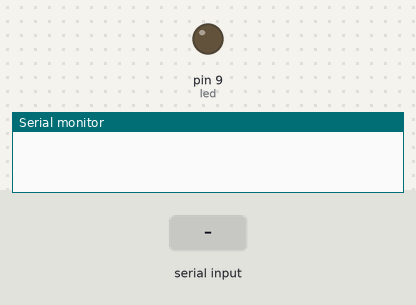
Recording of a sketch running on a simulated Arduino Uno, built with avr-gcc and run on an emulated ATmega328P. Parts: output pins drawn as LEDs (lit = HIGH), the last lines printed to the serial monitor. Inputs (shaded band) come from the test bench.

Above: at 1.2 s.
1.3 s: "1" received over the second serial link
At 1.7 s:
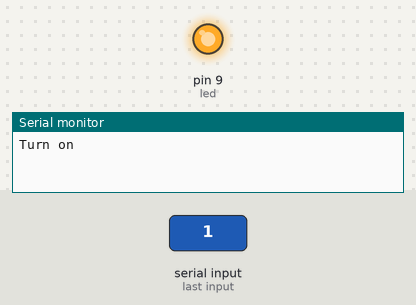
2.8 s: "0" received over the second serial link
At 4.1 s:
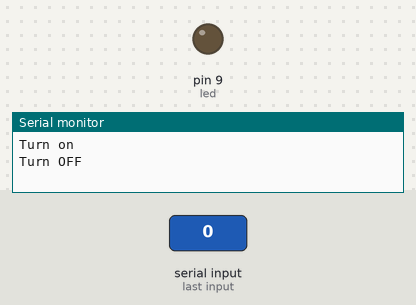
Timing chart, 0 to 5.8 s (numbered marks = the images above; inputs shaded):
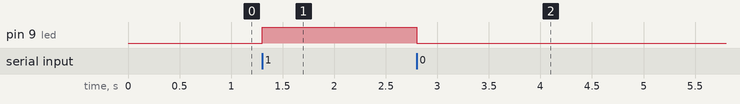

The sketch:

DevSe_IoT_2024_05_16.ino
```cpp
#include <SoftwareSerial.h>
#define led 9
#define BTtx 7
#define BTrx 8

SoftwareSerial BT(BTtx,BTrx);

char data =0;

void setup(){
  BT.begin(9600);
  Serial.begin(9600);
  pinMode(led,OUTPUT);
}
void loop(){
  if(BT.available()>0){
    data=BT.read();
  }
  if(data=='0'){
    digitalWrite(led,LOW);
    Serial.println("Turn OFF");
  }
  else if(data=='1'){
    digitalWrite(led,HIGH);
    Serial.println("Turn on");
  }
  data = 0;
}
```

Measured:
- after the input at 1.3 s, pin 9 (led): LOW → HIGH at once
- after the input at 2.8 s, pin 9 (led): HIGH → LOW at once
